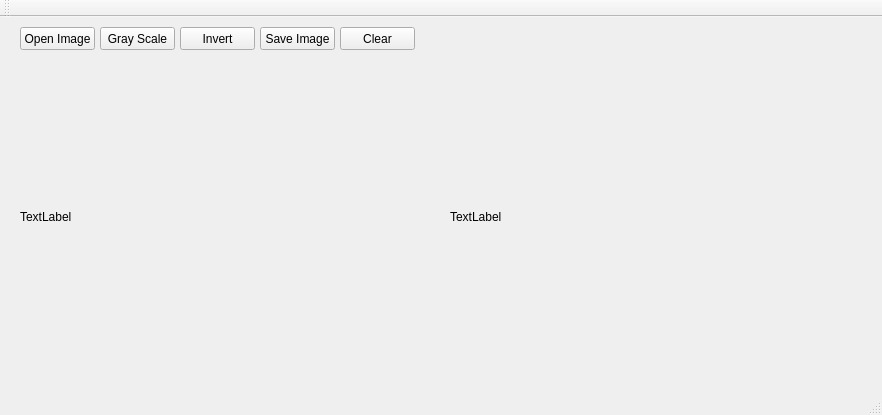
<?xml version="1.0" encoding="UTF-8"?>
<ui version="4.0">
 <class>MainWindow</class>
 <widget class="QMainWindow" name="MainWindow">
  <property name="geometry">
   <rect>
    <x>0</x>
    <y>0</y>
    <width>882</width>
    <height>415</height>
   </rect>
  </property>
  <property name="windowTitle">
   <string>MainWindow</string>
  </property>
  <widget class="QWidget" name="centralWidget">
   <widget class="QPushButton" name="pushButton_Open">
    <property name="geometry">
     <rect>
      <x>20</x>
      <y>10</y>
      <width>75</width>
      <height>23</height>
     </rect>
    </property>
    <property name="text">
     <string>Open Image</string>
    </property>
   </widget>
   <widget class="QLabel" name="label_Original">
    <property name="geometry">
     <rect>
      <x>20</x>
      <y>50</y>
      <width>400</width>
      <height>300</height>
     </rect>
    </property>
    <property name="text">
     <string>TextLabel</string>
    </property>
   </widget>
   <widget class="QLabel" name="label_Processed">
    <property name="geometry">
     <rect>
      <x>450</x>
      <y>50</y>
      <width>400</width>
      <height>300</height>
     </rect>
    </property>
    <property name="text">
     <string>TextLabel</string>
    </property>
   </widget>
   <widget class="QPushButton" name="pushButton_Gray">
    <property name="geometry">
     <rect>
      <x>100</x>
      <y>10</y>
      <width>75</width>
      <height>23</height>
     </rect>
    </property>
    <property name="text">
     <string>Gray Scale</string>
    </property>
   </widget>
   <widget class="QPushButton" name="pushButton_Save">
    <property name="geometry">
     <rect>
      <x>260</x>
      <y>10</y>
      <width>75</width>
      <height>23</height>
     </rect>
    </property>
    <property name="text">
     <string>Save Image</string>
    </property>
   </widget>
   <widget class="QPushButton" name="pushButton_Invert">
    <property name="geometry">
     <rect>
      <x>180</x>
      <y>10</y>
      <width>75</width>
      <height>23</height>
     </rect>
    </property>
    <property name="text">
     <string>Invert</string>
    </property>
   </widget>
   <widget class="QPushButton" name="pushButton_Clear">
    <property name="geometry">
     <rect>
      <x>340</x>
      <y>10</y>
      <width>75</width>
      <height>23</height>
     </rect>
    </property>
    <property name="text">
     <string>Clear</string>
    </property>
   </widget>
  </widget>
  <widget class="QMenuBar" name="menuBar">
   <property name="geometry">
    <rect>
     <x>0</x>
     <y>0</y>
     <width>882</width>
     <height>21</height>
    </rect>
   </property>
  </widget>
  <widget class="QToolBar" name="mainToolBar">
   <attribute name="toolBarArea">
    <enum>TopToolBarArea</enum>
   </attribute>
   <attribute name="toolBarBreak">
    <bool>false</bool>
   </attribute>
  </widget>
  <widget class="QStatusBar" name="statusBar"/>
 </widget>
 <layoutdefault spacing="6" margin="11"/>
 <resources/>
 <connections/>
</ui>
